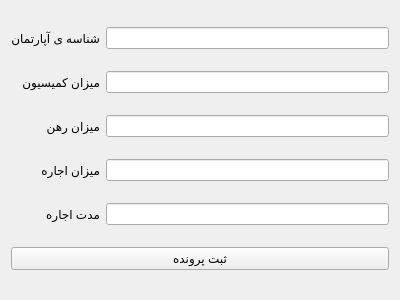
<?xml version="1.0" encoding="UTF-8"?>
<ui version="4.0">
 <class>ejare_page</class>
 <widget class="QWidget" name="ejare_page">
  <property name="geometry">
   <rect>
    <x>0</x>
    <y>0</y>
    <width>400</width>
    <height>300</height>
   </rect>
  </property>
  <property name="windowTitle">
   <string>Form</string>
  </property>
  <layout class="QGridLayout" name="gridLayout">
   <item row="0" column="1">
    <widget class="QLineEdit" name="lineEdit_1"/>
   </item>
   <item row="4" column="0">
    <widget class="QLabel" name="label_5">
     <property name="text">
      <string>مدت اجاره</string>
     </property>
    </widget>
   </item>
   <item row="3" column="1">
    <widget class="QLineEdit" name="lineEdit_4"/>
   </item>
   <item row="1" column="0">
    <widget class="QLabel" name="label_2">
     <property name="text">
      <string>میزان کمیسیون</string>
     </property>
    </widget>
   </item>
   <item row="2" column="0">
    <widget class="QLabel" name="label_3">
     <property name="text">
      <string>میزان رهن</string>
     </property>
    </widget>
   </item>
   <item row="0" column="0">
    <widget class="QLabel" name="label_1">
     <property name="text">
      <string>شناسه ی آپارتمان</string>
     </property>
    </widget>
   </item>
   <item row="3" column="0">
    <widget class="QLabel" name="label_4">
     <property name="text">
      <string>میزان اجاره</string>
     </property>
    </widget>
   </item>
   <item row="2" column="1">
    <widget class="QLineEdit" name="lineEdit_3"/>
   </item>
   <item row="4" column="1">
    <widget class="QLineEdit" name="lineEdit_5"/>
   </item>
   <item row="1" column="1">
    <widget class="QLineEdit" name="lineEdit_2"/>
   </item>
   <item row="5" column="0" colspan="2">
    <widget class="QPushButton" name="pushButton">
     <property name="text">
      <string>ثبت پرونده</string>
     </property>
    </widget>
   </item>
  </layout>
 </widget>
 <resources/>
 <connections/>
</ui>
